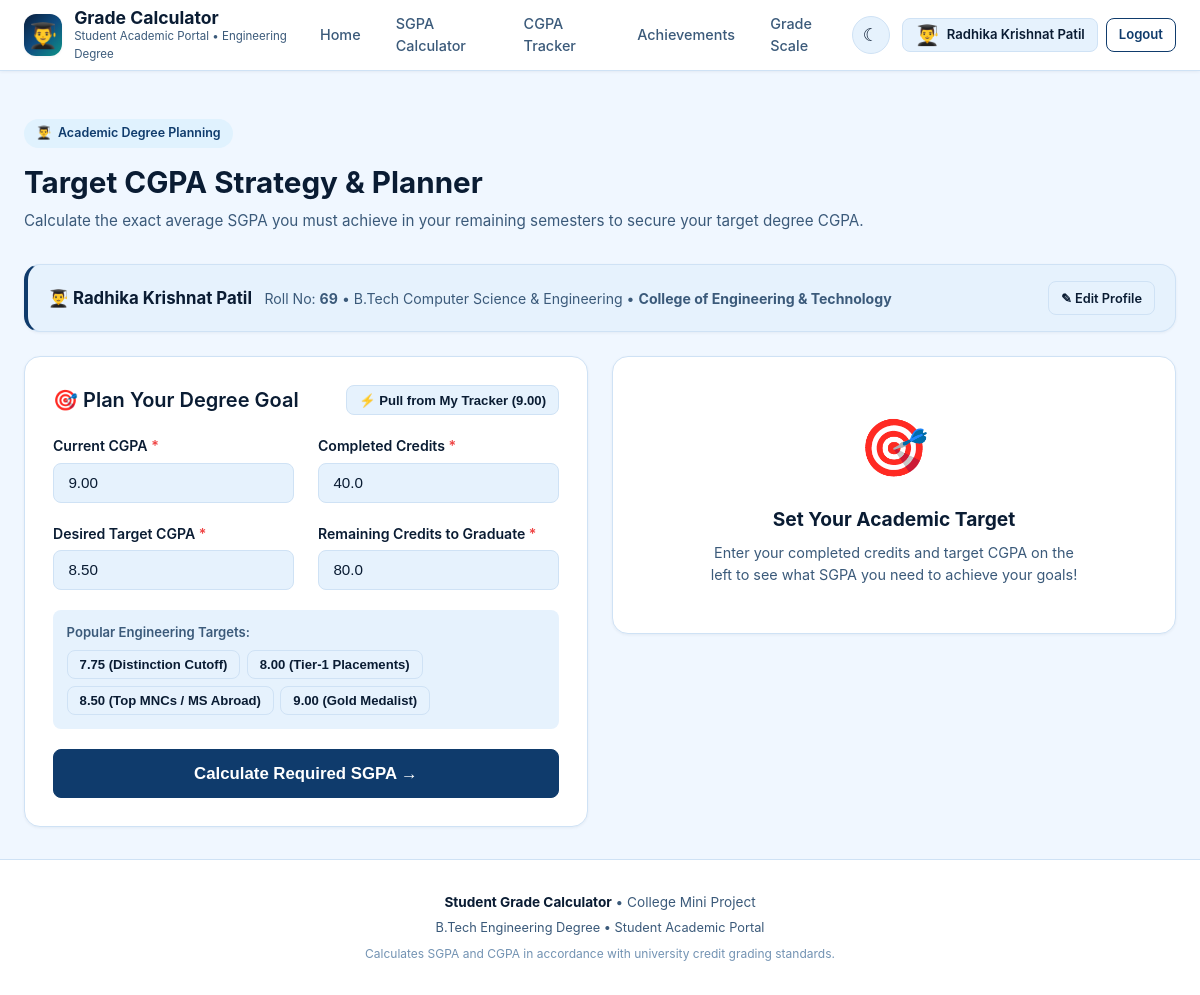
Page /target (signed in) on the committed database.
### cgpa-calculator/backend/app.py (models this page shows, shortened)
class StudentProfile(db.Model):
    __tablename__ = "student_profiles"
    id = db.Column(db.Integer, primary_key=True)
    user_id = db.Column(db.Integer, db.ForeignKey("users.id"), nullable=False, unique=True)
    name = db.Column(db.String(120), default="Student")
    roll_no = db.Column(db.String(40), default="DS-201")
    prn = db.Column(db.String(40), default="202401234567")
    branch = db.Column(db.String(150), default="B.Tech Computer Science & Engineering")
    year = db.Column(db.String(80), default="Second Year (SY)")
    college = db.Column(db.String(200), default="Engineering Institute")
    updated_at = db.Column(db.DateTime, default=datetime.utcnow, onupdate=datetime.utcnow)

### cgpa-calculator/backend/app.py (the view)
@app.route("/target")
def target_view():
    user = get_current_user()
    tracker_cgpa = 0.0
    tracker_credits = 0.0
    if user:
        semesters = Semester.query.filter_by(user_id=user.id).all()
        if semesters:
            sem_list = [{"credits": s.credits, "sgpa": s.sgpa} for s in semesters]
            res = calculate_cgpa(sem_list)
            tracker_cgpa = res["cgpa"]
            tracker_credits = res["total_credits"]
    return render_template(
        "target.html",
        active_page="target",
        tracker_cgpa=tracker_cgpa,
        tracker_credits=tracker_credits
    )

### cgpa-calculator/backend/app.py (called while the page is built, shortened)
def get_current_user():
    if "user_id" in session:
        user = db.session.get(User, session["user_id"])
        if not user:
            session.pop("user_id", None)
            session.pop("username", None)
            return None
        return user
    return None

@app.context_processor
def inject_global_data():
    user = get_current_user()
    profile = user.profile if user else None
    return {
        "current_user": user,
        "current_profile": profile,
        "now": datetime.utcnow()
    }

### cgpa-calculator/frontend/templates/target.html (shortened to what this page needs)
{% extends "base.html" %}
{% block content %}
<div class="page-header">
  <div class="college-tag">
    <span>👨‍🎓</span> Academic Degree Planning
  </div>
  <h2>Target CGPA Strategy & Planner</h2>
  <p>
    Calculate the exact average SGPA you must achieve in your remaining semesters to secure your target degree CGPA.
  </p>
</div>
{% if current_user and current_profile %}
<div class="card" style="margin-bottom: 1.5rem; padding: 1rem 1.25rem; background: var(--bg-secondary); border-left: 4px solid var(--primary);">
  <div style="display: flex; justify-content: space-between; align-items: center; flex-wrap: wrap; gap: 0.75rem;">
    <div>
      <strong style="color: var(--text-main); font-size: 1.05rem;">👨‍🎓 {{ current_profile.name }}</strong>
      <span style="color: var(--text-muted); font-size: 0.88rem; margin-left: 0.5rem;">
        Roll No: <strong>{{ current_profile.roll_no or 'N/A' }}</strong> &bull;
        {{ current_profile.branch }} &bull;
        <strong>{{ current_profile.college or 'College of Engineering & Technology' }}</strong>
      </span>
    </div>
    <a href="{{ url_for('student_info_view') }}" class="btn btn-secondary btn-sm" style="font-size: 0.8rem;">
      &#9998; Edit Profile
    </a>
  </div>
</div>
{% endif %}
<div class="grid-2">
  <div class="card">
    <div style="display: flex; justify-content: space-between; align-items: center; margin-bottom: 1.25rem; flex-wrap: wrap; gap: 0.5rem;">
      <h3 class="card-title" style="margin-bottom: 0;">
        <span>&#127919; Plan Your Degree Goal</span>
      </h3>
      {% if tracker_cgpa > 0 %}
      <button type="button" class="btn btn-secondary btn-sm" onclick="autofillFromTracker({{ tracker_cgpa }}, {{ tracker_credits }})">
        &#9889; Pull from My Tracker ({{ "%.2f"|format(tracker_cgpa) }})
      </button>
      {% endif %}
    </div>
    <form id="targetPlanForm" onsubmit="handleCalculateTarget(event)">
      <div class="grid-2">
        <div class="form-group">
          <label for="currentCgpaInput" class="form-label">
            Current CGPA <span class="req">*</span>
          </label>
          <input
            type="number"
            id="currentCgpaInput"
            class="form-control"
            min="0"
            max="10"
            step="0.01"
            placeholder="e.g. 7.80"
            value="{% if tracker_cgpa > 0 %}{{ '%.2f'|format(tracker_cgpa) }}{% else %}7.50{% endif %}"
            required
          >
        </div>
        <div class="form-group">
          <label for="completedCreditsInput" class="form-label">
            Completed Credits <span class="req">*</span>
          </label>
          <input
            type="number"
            id="completedCreditsInput"
            class="form-control"
            min="0"
            max="200"
            step="0.5"
            placeholder="e.g. 38"
            value="{% if tracker_credits > 0 %}{{ '%.1f'|format(tracker_credits) }}{% else %}38.0{% endif %}"
            required
          >
        </div>
      </div>
      <div class="grid-2">
        <div class="form-group">
          <label for="targetCgpaInput" class="form-label">
            Desired Target CGPA <span class="req">*</span>
          </label>
          <input
            type="number"
            id="targetCgpaInput"
            class="form-control"
            min="0"
            max="10"
            step="0.01"
            placeholder="e.g. 8.50"
            value="8.50"
            required
          >
        </div>
        <div class="form-group">
          <label for="remainingCreditsInput" class="form-label">
            Remaining Credits to Graduate <span class="req">*</span>
          </label>
          <input
            type="number"
            id="remainingCreditsInput"
            class="form-control"
            min="1"
            max="160"
            step="0.5"
            placeholder="e.g. 80"
            value="80.0"
            required
          >
        </div>
      </div>
      <div style="margin-bottom: 1.25rem; background: var(--bg-secondary); padding: 0.85rem; border-radius: var(--radius-sm);">
        <span style="font-size: 0.82rem; font-weight: 600; color: var(--text-muted); display: block; margin-bottom: 0.4rem;">
          Popular Engineering Targets:
        </span>
        <div style="display: flex; gap: 0.4rem; flex-wrap: wrap;">
          <button type="button" class="btn btn-secondary btn-sm" onclick="setTargetPreset(7.75)">
            7.75 (Distinction Cutoff)
          </button>
          <button type="button" class="btn btn-secondary btn-sm" onclick="setTargetPreset(8.00)">
            8.00 (Tier-1 Placements)
          </button>
          <button type="button" class="btn btn-secondary btn-sm" onclick="setTargetPreset(8.50)">
            8.50 (Top MNCs / MS Abroad)
          </button>
          <button type="button" class="btn btn-secondary btn-sm" onclick="setTargetPreset(9.00)">
            9.00 (Gold Medalist)
          </button>
        </div>
      </div>
      <button type="submit" class="btn btn-primary btn-block btn-lg" id="targetSubmitBtn">
        Calculate Required SGPA &rarr;
      </button>
    </form>
  </div>
  <div>
    <div id="targetEmptyCard" class="card" style="text-align: center; padding: 3rem 1.5rem;">
      <div style="font-size: 3.5rem; color: var(--text-subtle); margin-bottom: 1rem;">&#127919;</div>
      <h3 style="font-size: 1.2rem; font-weight: 700; color: var(--text-main); margin-bottom: 0.5rem;">
        Set Your Academic Target
      </h3>
      <p style="color: var(--text-muted); font-size: 0.9rem; max-width: 380px; margin: 0 auto;">
        Enter your completed credits and target CGPA on the left to see what SGPA you need to achieve your goals!
      </p>
    </div>
  </div>
</div>
{% endblock %}

### cgpa-calculator/frontend/templates/base.html (shortened to what this page needs)
<!DOCTYPE html>
<html lang="en" data-theme="light">
<head>
  <link rel="stylesheet" href="{{ url_for('static', filename='css/style.css') }}">
</head>
<body>
  <nav class="navbar">
    <div class="nav-container">
      <div class="brand-wrapper">
        <div class="brand-logo-icon" title="Student Grade Portal" style="font-size: 1.55rem; line-height: 1; display: flex; align-items: center; justify-content: center;">👨‍🎓</div>
        <div class="brand-text">
          <a href="{{ url_for('index') }}" style="text-decoration: none;">
            <h1>Grade Calculator</h1>
            <span>Student Academic Portal &bull; Engineering Degree</span>
          </a>
        </div>
      </div>
      <ul class="nav-links" id="navLinks">
        <li>
          <a href="{{ url_for('index') }}" class="nav-link {% if active_page == 'index' %}active{% endif %}">
            Home
          </a>
        </li>
        <li>
          <a href="{{ url_for('calculator_view') }}" class="nav-link {% if active_page == 'calculator' %}active{% endif %}">
            SGPA Calculator
          </a>
        </li>
        <li>
          <a href="{{ url_for('tracker_view') }}" class="nav-link {% if active_page == 'tracker' %}active{% endif %}">
            CGPA Tracker
          </a>
        </li>
        <li>
          <a href="{{ url_for('achievements_view') }}" class="nav-link {% if active_page == 'achievements' %}active{% endif %}">
            Achievements
          </a>
        </li>
        <li>
          <a href="{{ url_for('grade_scale_view') }}" class="nav-link {% if active_page == 'grade_scale' %}active{% endif %}">
            Grade Scale
          </a>
        </li>
      </ul>
      <div class="nav-actions">
        <button class="theme-toggle-btn" id="themeToggleBtn" title="Toggle Dark/Light Mode" aria-label="Toggle dark mode">
          <span id="themeIcon">&#9790;</span>
        </button>
        {% if current_user %}
          <div style="display: flex; align-items: center; gap: 0.5rem;">
            <a href="{{ url_for('student_info_view') }}" class="btn btn-secondary btn-sm {% if active_page == 'student_info' %}active{% endif %}" title="View Student Profile" style="display: inline-flex; align-items: center; gap: 0.45rem; font-weight: 600;">
              <span style="font-size: 1.25rem; line-height: 1;">👨‍🎓</span>
              <span class="user-display-name">{{ current_profile.name if current_profile and current_profile.name else current_user.username }}</span>
            </a>
            <a href="{{ url_for('logout_view') }}" class="btn btn-outline btn-sm" title="Logout">
              Logout
            </a>
          </div>
        {% else %}
          <a href="{{ url_for('login_view') }}" class="btn btn-primary btn-sm" style="display: inline-flex; align-items: center; gap: 0.45rem; font-weight: 600;">
            <span style="font-size: 1.2rem; line-height: 1;">👨‍🎓</span>
            <span>Sign In</span>
          </a>
        {% endif %}
      </div>
    </div>
  </nav>
  <div class="main-content" style="padding-top: 1rem; padding-bottom: 0;">
  </div>
  <main class="main-content">
    {% block content %}{% endblock %}
  </main>
  <footer class="footer">
    <div class="footer-content">
      <p>
        <strong>Student Grade Calculator</strong> &bull; College Mini Project
      </p>
      <p style="margin-top: 0.35rem; font-size: 0.8rem;">
        B.Tech Engineering Degree &bull; Student Academic Portal
      </p>
      <p style="margin-top: 0.5rem; font-size: 0.75rem; color: var(--text-subtle);">
        Calculates SGPA and CGPA in accordance with university credit grading standards.
      </p>
    </div>
  </footer>
</body>
</html>

### rows in the picture
StudentProfile: name "Radhika Krishnat Patil", roll_no "69", branch "B.Tech Computer Science & Engineering", college "College of Engineering & Technology"

### other values in the picture
{{ "%.2f"|format(tracker_cgpa) }} "9.00"
